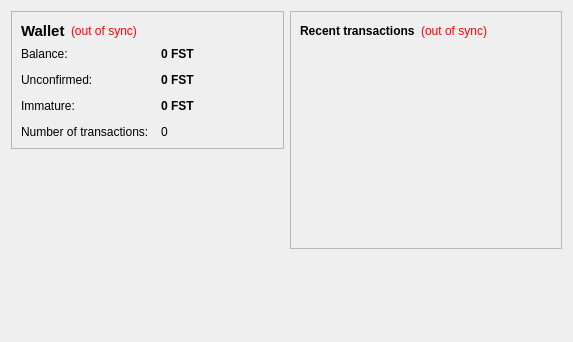
<?xml version="1.0" encoding="UTF-8"?>
<ui version="4.0">
 <class>OverviewPage</class>
 <widget class="QWidget" name="OverviewPage">
  <property name="geometry">
   <rect>
    <x>0</x>
    <y>0</y>
    <width>573</width>
    <height>342</height>
   </rect>
  </property>
  <property name="windowTitle">
   <string>Form</string>
  </property>
  <layout class="QHBoxLayout" name="horizontalLayout" stretch="1,1">
   <item>
    <layout class="QVBoxLayout" name="verticalLayout_2">
     <item>
      <widget class="QFrame" name="frame">
       <property name="frameShape">
        <enum>QFrame::StyledPanel</enum>
       </property>
       <property name="frameShadow">
        <enum>QFrame::Raised</enum>
       </property>
       <layout class="QVBoxLayout" name="verticalLayout_4">
        <item>
         <layout class="QHBoxLayout" name="horizontalLayout_4">
          <item>
           <widget class="QLabel" name="label_5">
            <property name="font">
             <font>
              <pointsize>11</pointsize>
              <weight>75</weight>
              <bold>true</bold>
             </font>
            </property>
            <property name="text">
             <string>Wallet</string>
            </property>
           </widget>
          </item>
          <item>
           <widget class="QLabel" name="labelWalletStatus">
            <property name="toolTip">
             <string>The displayed information may be out of date. Your wallet automatically synchronizes with the Fastcoin network after a connection is established, but this process has not completed yet.</string>
            </property>
            <property name="styleSheet">
             <string notr="true">QLabel { color: red; }</string>
            </property>
            <property name="text">
             <string notr="true">(out of sync)</string>
            </property>
            <property name="alignment">
             <set>Qt::AlignLeading|Qt::AlignLeft|Qt::AlignVCenter</set>
            </property>
           </widget>
          </item>
          <item>
           <spacer name="horizontalSpacer_2">
            <property name="orientation">
             <enum>Qt::Horizontal</enum>
            </property>
            <property name="sizeHint" stdset="0">
             <size>
              <width>40</width>
              <height>20</height>
             </size>
            </property>
           </spacer>
          </item>
         </layout>
        </item>
        <item>
         <layout class="QFormLayout" name="formLayout_2">
          <property name="fieldGrowthPolicy">
           <enum>QFormLayout::AllNonFixedFieldsGrow</enum>
          </property>
          <property name="horizontalSpacing">
           <number>12</number>
          </property>
          <property name="verticalSpacing">
           <number>12</number>
          </property>
          <item row="0" column="0">
           <widget class="QLabel" name="label">
            <property name="text">
             <string>Balance:</string>
            </property>
           </widget>
          </item>
          <item row="0" column="1">
           <widget class="QLabel" name="labelBalance">
            <property name="font">
             <font>
              <weight>75</weight>
              <bold>true</bold>
             </font>
            </property>
            <property name="cursor">
             <cursorShape>IBeamCursor</cursorShape>
            </property>
            <property name="toolTip">
             <string>Your current balance</string>
            </property>
            <property name="text">
             <string notr="true">0 FST</string>
            </property>
            <property name="textInteractionFlags">
             <set>Qt::LinksAccessibleByMouse|Qt::TextSelectableByKeyboard|Qt::TextSelectableByMouse</set>
            </property>
           </widget>
          </item>
          <item row="1" column="0">
           <widget class="QLabel" name="label_3">
            <property name="text">
             <string>Unconfirmed:</string>
            </property>
           </widget>
          </item>
          <item row="1" column="1">
           <widget class="QLabel" name="labelUnconfirmed">
            <property name="font">
             <font>
              <weight>75</weight>
              <bold>true</bold>
             </font>
            </property>
            <property name="cursor">
             <cursorShape>IBeamCursor</cursorShape>
            </property>
            <property name="toolTip">
             <string>Total of transactions that have yet to be confirmed, and do not yet count toward the current balance</string>
            </property>
            <property name="text">
             <string notr="true">0 FST</string>
            </property>
            <property name="textInteractionFlags">
             <set>Qt::LinksAccessibleByMouse|Qt::TextSelectableByKeyboard|Qt::TextSelectableByMouse</set>
            </property>
           </widget>
          </item>
          <item row="3" column="0">
           <widget class="QLabel" name="label_2">
            <property name="text">
             <string>Number of transactions:</string>
            </property>
           </widget>
          </item>
          <item row="3" column="1">
           <widget class="QLabel" name="labelNumTransactions">
            <property name="toolTip">
             <string>Total number of transactions in wallet</string>
            </property>
            <property name="text">
             <string notr="true">0</string>
            </property>
           </widget>
          </item>
          <item row="2" column="0">
           <widget class="QLabel" name="labelImmatureText">
            <property name="text">
             <string>Immature:</string>
            </property>
           </widget>
          </item>
          <item row="2" column="1">
           <widget class="QLabel" name="labelImmature">
            <property name="font">
             <font>
              <weight>75</weight>
              <bold>true</bold>
             </font>
            </property>
            <property name="toolTip">
             <string>Mined balance that has not yet matured</string>
            </property>
            <property name="text">
             <string notr="true">0 FST</string>
            </property>
            <property name="textInteractionFlags">
             <set>Qt::LinksAccessibleByMouse|Qt::TextSelectableByKeyboard|Qt::TextSelectableByMouse</set>
            </property>
           </widget>
          </item>
         </layout>
        </item>
       </layout>
      </widget>
     </item>
     <item>
      <spacer name="verticalSpacer">
       <property name="orientation">
        <enum>Qt::Vertical</enum>
       </property>
       <property name="sizeHint" stdset="0">
        <size>
         <width>20</width>
         <height>40</height>
        </size>
       </property>
      </spacer>
     </item>
    </layout>
   </item>
   <item>
    <layout class="QVBoxLayout" name="verticalLayout_3">
     <item>
      <widget class="QFrame" name="frame_2">
       <property name="frameShape">
        <enum>QFrame::StyledPanel</enum>
       </property>
       <property name="frameShadow">
        <enum>QFrame::Raised</enum>
       </property>
       <layout class="QVBoxLayout" name="verticalLayout">
        <item>
         <layout class="QHBoxLayout" name="horizontalLayout_2">
          <item>
           <widget class="QLabel" name="label_4">
            <property name="text">
             <string>&lt;b&gt;Recent transactions&lt;/b&gt;</string>
            </property>
           </widget>
          </item>
          <item>
           <widget class="QLabel" name="labelTransactionsStatus">
            <property name="toolTip">
             <string>The displayed information may be out of date. Your wallet automatically synchronizes with the Fastcoin network after a connection is established, but this process has not completed yet.</string>
            </property>
            <property name="styleSheet">
             <string notr="true">QLabel { color: red; }</string>
            </property>
            <property name="text">
             <string notr="true">(out of sync)</string>
            </property>
            <property name="alignment">
             <set>Qt::AlignRight|Qt::AlignTrailing|Qt::AlignVCenter</set>
            </property>
           </widget>
          </item>
          <item>
           <spacer name="horizontalSpacer">
            <property name="orientation">
             <enum>Qt::Horizontal</enum>
            </property>
            <property name="sizeHint" stdset="0">
             <size>
              <width>40</width>
              <height>20</height>
             </size>
            </property>
           </spacer>
          </item>
         </layout>
        </item>
        <item>
         <widget class="QListView" name="listTransactions">
          <property name="styleSheet">
           <string notr="true">QListView { background: transparent; }</string>
          </property>
          <property name="frameShape">
           <enum>QFrame::NoFrame</enum>
          </property>
          <property name="verticalScrollBarPolicy">
           <enum>Qt::ScrollBarAlwaysOff</enum>
          </property>
          <property name="horizontalScrollBarPolicy">
           <enum>Qt::ScrollBarAlwaysOff</enum>
          </property>
          <property name="selectionMode">
           <enum>QAbstractItemView::NoSelection</enum>
          </property>
         </widget>
        </item>
       </layout>
      </widget>
     </item>
     <item>
      <spacer name="verticalSpacer_2">
       <property name="orientation">
        <enum>Qt::Vertical</enum>
       </property>
       <property name="sizeHint" stdset="0">
        <size>
         <width>20</width>
         <height>40</height>
        </size>
       </property>
      </spacer>
     </item>
    </layout>
   </item>
  </layout>
 </widget>
 <resources/>
 <connections/>
</ui>
